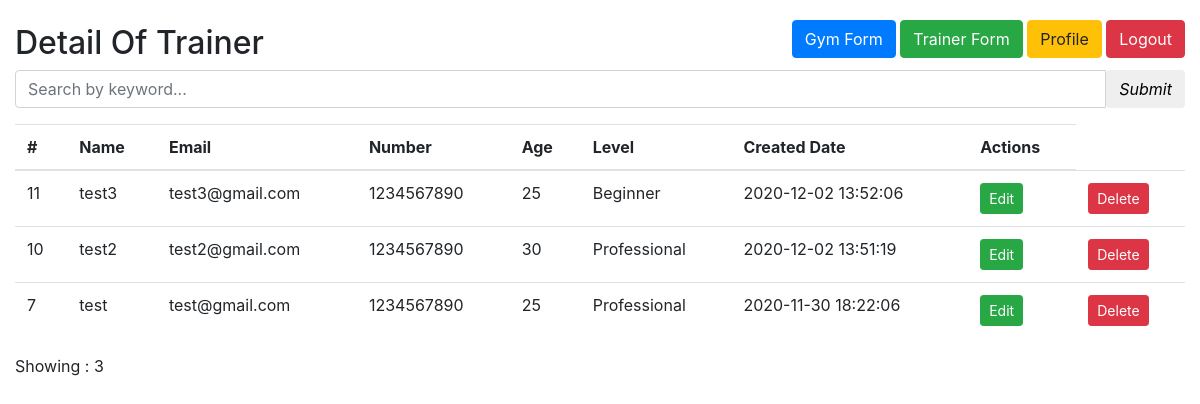
The app's page /Trainer/trainer.php (signed in) with its own data.
### tables this page shows
CREATE TABLE `trainer` (
  `id` int(11) NOT NULL,
  `name` varchar(100) NOT NULL,
  `age` varchar(100) NOT NULL,
  `email` varchar(50) NOT NULL,
  `number` varchar(15) NOT NULL,
  `level` varchar(100) NOT NULL,
  `created_date` datetime NOT NULL DEFAULT current_timestamp()
);

### DB.class.php (called while the page is built, shortened)
<?php
class DB{
    private $dbHost     = "localhost";
    private $dbUsername = "root";
    private $dbPassword = "";
    private $dbName     = "gym";
    public function __construct(){
        if(!isset($this->db)){
            $conn = new mysqli($this->dbHost, $this->dbUsername, $this->dbPassword, $this->dbName);
            if($conn->connect_error){
                die("Failed to connect with MySQL: " . $conn->connect_error);
            }else{
                $this->db = $conn;
            }
        }
    }
    public function getRows($table, $conditions = array()){
        $sql = 'SELECT ';
        $sql .= array_key_exists("select", $conditions)?$conditions['select']:'*';
        $sql .= ' FROM '.$table;
        if(array_key_exists("order_by", $conditions)){
            $sql .= ' ORDER BY '.$conditions['order_by'];
        }
        if(array_key_exists("start", $conditions) && array_key_exists("limit", $conditions)){
            $sql .= ' LIMIT '.$conditions['start'].','.$conditions['limit'];
        }elseif(!array_key_exists("start", $conditions) && array_key_exists("limit", $conditions)){
            $sql .= ' LIMIT '.$conditions['limit'];
        }
        $result = $this->db->query($sql);
        if(array_key_exists("return_type", $conditions) && $conditions['return_type'] != 'all'){
            switch($conditions['return_type']){
                case 'count':
                    $data = $result->num_rows;
                    break;
            }
        }else{
            if($result->num_rows > 0){
                while($row = $result->fetch_assoc()){
                    $data[] = $row;
                }
            }
        }
        return !empty($data)?$data:false;
    }
}

### Pagination.class.php (called while the page is built, shortened)
<?php
class Pagination{
    protected $totalRows      = '';
    protected $perPage        = 10;
    protected $fullTagOpen    = '<div class="pagination">';
    protected $fullTagClose   = '</div>';
    protected $showCount    = true;
    function createLinks(){
        $numPages = ceil($this->totalRows / $this->perPage);
        if ($numPages == 1){
            if ($this->showCount){
                $info = 'Showing : ' . $this->totalRows;
                return $info;
            }else{
                return '';
            }
        }
        $output = '';
        $output = preg_replace("#([^:])//+#", "\\1/", $output);
        $output = $this->fullTagOpen.$output.$this->fullTagClose;
        return $output;
    }
}

### Trainer/trainer.php (the view, shortened to what this page needs)
<?php
require_once '../Pagination.class.php';
require_once '../DB.class.php';
$db = new DB();
$perPageLimit = 5;
$offset = !empty($_GET['page'])?(($_GET['page']-1)*$perPageLimit):0;
$searchKeyword = !empty($_GET['sq'])?$_GET['sq']:'';
$searchStr = !empty($searchKeyword)?'?sq='.$searchKeyword:'';
$searchArr = '';
$con = array(
    'like_or' => $searchArr,
    'return_type' => 'count'
);
$rowCount = $db->getRows('trainer', $con);
$pagConfig = array(
    'baseURL' => 'trainer.php'.$searchStr,
    'totalRows' => $rowCount,
    'perPage' => $perPageLimit
);
$pagination = new Pagination($pagConfig);
$con = array(
    'like_or' => $searchArr,
    'start' => $offset,
    'limit' => $perPageLimit,
    'order_by' => 'id DESC',
);
$rows = $db->getRows('trainer', $con);
?>
<html>
<head>
    <link rel="stylesheet" href="https://maxcdn.bootstrapcdn.com/bootstrap/4.0.0/css/bootstrap.min.css">
</head>
<body>
    <br>
    <div class="container-fluid">
        <h2 class="text-left text-black">Detail Of Trainer</h2>
        <div class="text-center align-md" style="
    float: right;
    margin-top: -50px;">
            <a href="../Members/FormValidate.php" class="btn btn-primary">Gym Form</a>
            <a href="trainerform.php" class="btn btn-success">Trainer Form</a>
            <a href="../Login/welcome.php" class="btn btn-warning">Profile</a>
            <a href="../Login/logout.php" class="btn btn-danger">Logout</a>
        </div>
        <form>
        <div class="input-group">
            <input type="text" name="sq" class="form-control" placeholder="Search by keyword..." value="<?php echo $searchKeyword; ?>">
            <div class="input-group-btn">
                <button class="btn btn-default" type="submit">
                    <i class="glyphicon glyphicon-search">Submit</i>
                </button>
            </div>
        </div>
        </form>
        <table class="table">
            <thead>
                <tr>
                    <th scope="col">#</th>
                    <th scope="col">Name</th>
                    <th scope="col">Email</th>
                    <th scope="col">Number</th>
                    <th scope="col">Age</th>
                    <th scope="col">Level</th>
                    <th scope="col">Created Date</th>
                    <th scope="col">Actions</th>
                </tr>
            </thead>
            <tbody>
              <?php
              if(!empty($rows)){ $count = 0;
                  foreach($rows as $row){ $count++;
              ?>
                <tr>
                    <td scope="col"><?php echo $row['id'] ;?> </td>
                    <td scope="col"><?php echo $row['name'] ;?></td>
                    <td scope="col"><?php echo $row['email'];?> </td>
                    <td scope="col"><?php echo $row['number'];?> </td>
                    <td scope="col"><?php echo $row['age'];?> </td>
                    <td scope="col"><?php echo $row['level'];?> </td>
                    <td scope="col"><?php echo $row['created_date'] ;?></td>
                    <td> <?php echo "<a class='btn btn-success btn-sm'  href='trainerupdate.php?id=".$row['id']."'>Edit</a>"?></td>
                    <td> <?php echo "<a class='btn btn-danger btn-sm' onClick=\"javascript: return confirm('Please confirm deletion');\" href='trainerdelete.php?id=".$row['id']."'>Delete</a>"?></td>
                </tr>
              <?php } }else{ ?>
              <tr><td colspan="5">No user(s) found......</td></tr>
              <?php } ?>
            </tbody>
        </table>
          <?php echo $pagination->createLinks(); ?>
    </div>
</body>
</html>

### records on screen
trainer: id "11", name "test3", email "test3@gmail.com", number "1234567890", age "25", level "Beginner", created_date "2020-12-02 13:52:06"
trainer: id "10", name "test2", email "test2@gmail.com", number "1234567890", age "30", level "Professional", created_date "2020-12-02 13:51:19"
trainer: id "7", name "test", email "test@gmail.com", number "1234567890", age "25", level "Professional", created_date "2020-11-30 18:22:06"

### other values on screen
$pagination->createLinks() "Showing : 3"
